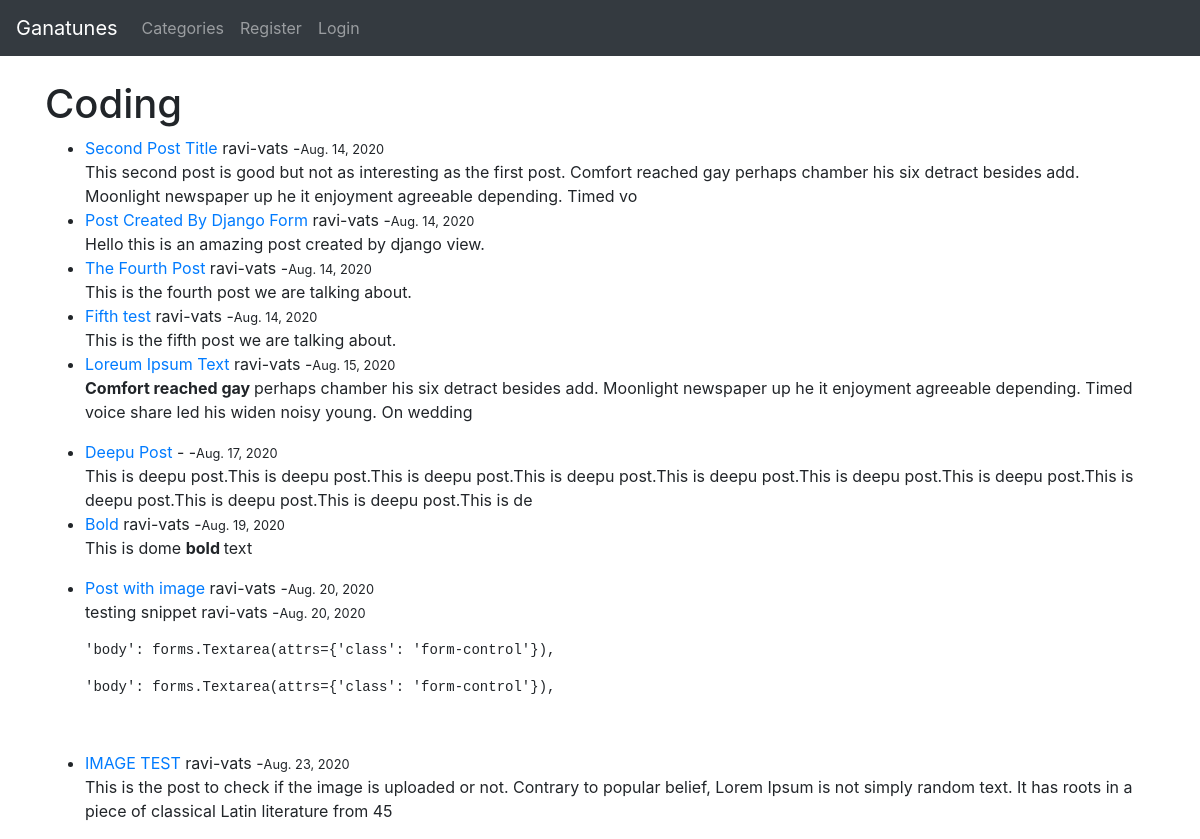
/category/coding/, run on the app's committed database.
### blog/models.py (models this page shows, shortened)
class Post(models.Model):
    title = models.TextField(max_length=250)
    header_image = models.ImageField(null=True, blank=True, upload_to="images/")
    title_tag = models.TextField(max_length=250)
    author = models.ForeignKey(User, on_delete=models.CASCADE)
    body = RichTextField(blank=True, null=True)
    post_date = models.DateField(auto_now_add=True)
    category = models.TextField(max_length=250, default='coding')
    snippet = models.CharField(max_length=255,)
    likes = models.ManyToManyField(User, related_name='blog_posts')

### blog/views.py (the view)
# urls.py: path('category/<str:cats>/', CategoryView, name="category"),
def CategoryView(request,cats):
    category_posts = Post.objects.filter(category=cats)
    return render(request, 'categories.html', {'cats':cats.title, 'category_posts': category_posts})

### blog/templates/categories.html (shortened to what this page needs)
{%extends 'base.html'%}
{% block content %}
{%if category_posts %}
    <h1>{{cats}}</h1>
    <ul>
        {%for post in category_posts%}
            <li><a href="{%url 'article_detail' post.pk%}">{{post.title}}</a>
                {{post.author.first_name}}-{{post.author.last_name}} -<small>{{post.post_date}}</small>
                <br/>
            {{post.body|slice:":200"|safe}}
            </li>
        {%endfor%}
    </ul>
{%else%}
    Sorry page doesnot exist
{%endif%}
{% endblock %}

### blog/templates/base.html (shortened to what this page needs)
<!doctype html>
<html lang="en">
  <head>
    <link rel="stylesheet" href="https://stackpath.bootstrapcdn.com/bootstrap/4.5.2/css/bootstrap.min.css">
  </head>
  <body>
  <nav class="navbar navbar-expand-lg navbar-dark bg-dark">
  <a class="navbar-brand" href="{% url 'home' %}">Ganatunes</a>
  <div class="collapse navbar-collapse" id="navbarSupportedContent">
    <ul class="navbar-nav mr-auto">
      {%if cat_menu %}
      <li class="nav-item dropdown">
        <a class="nav-link dropdown-toggle" href="#" id="navbarDropdown" role="button" data-toggle="dropdown" aria-haspopup="true" aria-expanded="false">
          Categories
        </a>
        <div class="dropdown-menu" aria-labelledby="navbarDropdown">
          {%for i in cat_menu%}
            <a class="dropdown-item" href="{% url 'category' i %}">{{i}}</a>
          {%endfor%}
        </div>
      </li>
      {%else%}
          <li class="nav-item">
          <a class="nav-link" href="{% url 'category-list' %}">Categories</a>
          </li>
      {% endif %}
      {% if user.is_authenticated %}
        <li class="nav-item">
        <a class="nav-link" href="{% url 'add_post' %}">Add Post</a>
        </li>
        <li class="nav-item">
        <a class="nav-link" href="{% url 'add_category' %}">Add Category</a>
      {% else %}
        <li class="nav-item">
          <a class="nav-link" href="{% url 'register' %}">Register</a>
        </li>
        <li class="nav-item">
          <a class="nav-link" href="{% url 'login' %}">Login</a>
        </li>
      {% endif %}
    </ul>
  </div>
</nav>
  <br/>
  <div class="container">
    {% block content %}
    {% endblock %}
  </div>
  </body>
</html>

### data on the page
Post: title "Second Post Title", author.first_name "ravi", author.last_name "vats", post_date "Aug. 14, 2020", body "This second post is good but not as interesting as the first post. Comfort reached gay perhaps chamber his six detract besides add. Moonlight newspaper up he it enjoyment agreeable depending. Timed vo"
Post: title "Post Created By Django Form", author.first_name "ravi", author.last_name "vats", post_date "Aug. 14, 2020", body "Hello this is an amazing post created by django view."
Post: title "The Fourth Post", author.first_name "ravi", author.last_name "vats", post_date "Aug. 14, 2020", body "This is the fourth post we are talking about."
Post: title "Fifth test", author.first_name "ravi", author.last_name "vats", post_date "Aug. 14, 2020", body "This is the fifth post we are talking about."
Post: title "Loreum Ipsum Text", author.first_name "ravi", author.last_name "vats", post_date "Aug. 15, 2020", body "Comfort reached gay perhaps chamber his six detract besides add. Moonlight newspaper up he it enjoyment agreeable depending. Timed voice share led his widen noisy young. On wedding"
Post: title "Deepu Post", post_date "Aug. 17, 2020", body "This is deepu post.This is deepu post.This is deepu post.This is deepu post.This is deepu post.This is deepu post.This is deepu post.This is deepu post.This is deepu post.This is deepu post.This is de"
Post: title "Bold", author.first_name "ravi", author.last_name "vats", post_date "Aug. 19, 2020", body "This is dome bold text"
Post: title "Post with image", author.first_name "ravi", author.last_name "vats", post_date "Aug. 20, 2020"
Post: title "testing snippet", author.first_name "ravi", author.last_name "vats", post_date "Aug. 20, 2020", body "'body': forms.Textarea(attrs={'class': 'form-control'}), 'body': forms.Textarea(attrs={'class': 'form-control'}),"
Post: title "IMAGE TEST", author.first_name "ravi", author.last_name "vats", post_date "Aug. 23, 2020", body "This is the post to check if the image is uploaded or not. Contrary to popular belief, Lorem Ipsum is not simply random text. It has roots in a piece of classical Latin literature from 45"

### other printed values
{{ cats }} "Coding"
